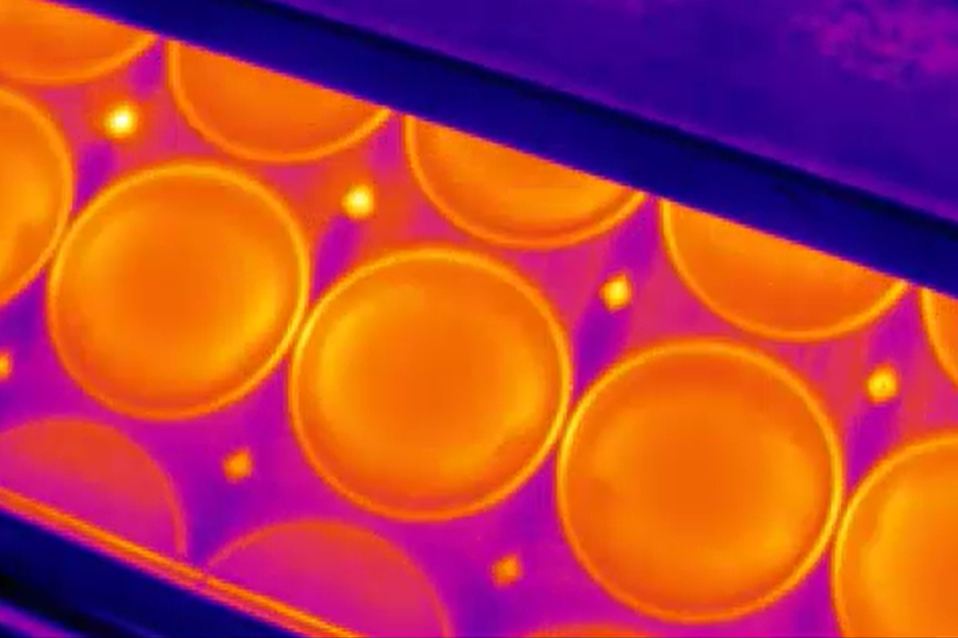
#> input picture Images/image1.png, 958 x 638 px; its folder holds only this picture in this run
$ jupyter execute --allow-errors assignment01.ipynb
#> lines starting #> are read from the running program, lines starting #| are printed output that depends on the picture; after the words box and inside, x2 and y2 are one past the last pixel; in counts of white or black regions, pixels touching at a corner belong together
#> further down, img_bgr is the input picture: shape (638, 958, 3); mean B, G, R 64, 64.2, 182.5
### Assignment 1: Automatic pieces detection and quantification in thermographic images

#### Steps:
1. Load images
2. Preprocess (grayscale, normalization, smoothing)
3. Threshold - binary mask
4. Morphological cleaning
5. Contour detection
6. Filter using area, circularity, and “touching border” test
7. Draw results, count pieces, and save annotated images + CSV file

### Import and Setup

[cell 1]
import os
import cv2
import numpy as np
import pandas as pd
import matplotlib.pyplot as plt

plt.rcParams['figure.figsize'] = (8,6)

# Carpeta con imágenes
IMAGE_DIR = "Images"       # Tu carpeta con 7 imágenes
OUTPUT_DIR = "output"      # Resultados anotados

os.makedirs(OUTPUT_DIR, exist_ok=True)

# Parámetros HoughCircles
MIN_RADIUS_HOUGH = 150     # radio mínimo para círculos grandes
MAX_RADIUS_HOUGH = 200    # radio máximo (ajusta según tu imagen)
DP = 1.2                  # resolución del acumulador
MIN_DIST = 50             # distancia mínima entre centros
PARAM1 = 100              # threshold Canny interno
PARAM2 = 30               # threshold del acumulador

print("Directories ready.")

#### Functions

[cell 2]
def preprocess_image(img):
    """Convert to grayscale, normalize, blur to reduce noise."""
    gray = cv2.cvtColor(img, cv2.COLOR_BGR2GRAY)
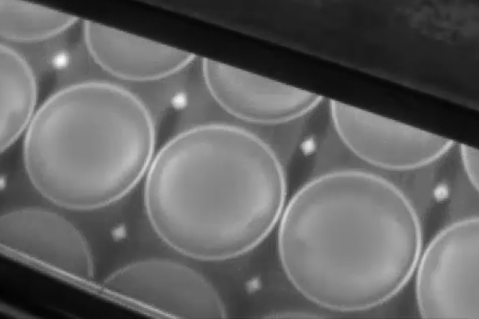
#> gray: shape (638, 958) (shown at 1/2 size); min 0, max 253, mean 99.5

    # Normalize contrast
    gray = gray.astype(np.float32)
    gray -= gray.min()
    if gray.max() > 0:
        gray = (gray / gray.max()) * 255
    gray = gray.astype(np.uint8)

    # Gaussian blur
    gray_blur = cv2.GaussianBlur(gray, (5,5), 0)

    return gray_blur

#### Detection

[cell 3]
results = []

for fname in sorted(os.listdir(IMAGE_DIR)):
    if not fname.lower().endswith((".png", ".jpg", ".jpeg", ".tif")):
        continue

    path = os.path.join(IMAGE_DIR, fname)
    img_bgr = cv2.imread(path)
    if img_bgr is None:
        print("Cannot read:", path)
        continue

    gray_blur = preprocess_image(img_bgr)

    # Detect circles using HoughCircles
    circles = cv2.HoughCircles(
        gray_blur,
        cv2.HOUGH_GRADIENT,
        dp=DP,
        minDist=MIN_DIST,
        param1=PARAM1,
        param2=PARAM2,
        minRadius=MIN_RADIUS_HOUGH,
        maxRadius=MAX_RADIUS_HOUGH
    )
#> circles = [[403.8, 376.2, 157.8]]

    annotated = img_bgr.copy()
    count_complete = 0

    if circles is not None:
        circles = np.round(circles[0, :]).astype("int")
#> circles = [[404, 376, 158]]
        for (x, y, r) in circles:
            # Filtrar solo círculos grandes (min radius)
            if r < MIN_RADIUS_HOUGH:
                continue
            cv2.circle(annotated, (x, y), r, (0, 255, 0), 2) # borde verde
            cv2.circle(annotated, (x, y), 2, (0, 0, 255), 3) # centro rojo
            count_complete += 1
#> this loop made 1 pass
#> (x, y, r, count_complete) on pass 1: (404, 376, 158, 1)
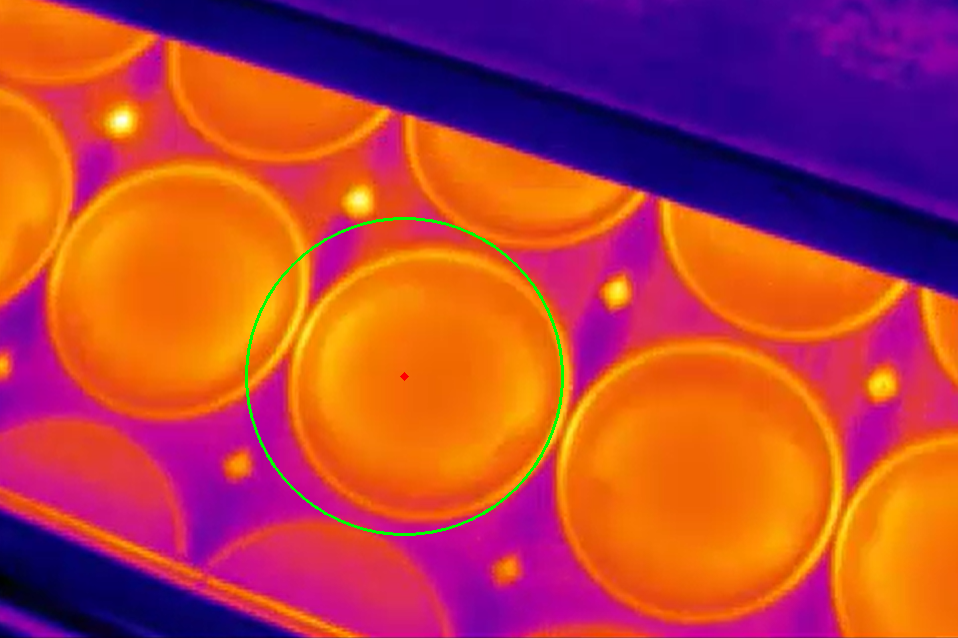
#> annotated: shape (638, 958, 3); 0.47% of pixels changed, all inside (x1, y1, x2, y2) = (245, 217, 564, 536)
#> after the loop, count_complete = 1

    # Guardar imagen anotada
    out_path = os.path.join(OUTPUT_DIR, f"annot_{fname}")
    cv2.imwrite(out_path, annotated)

    results.append({
        "filename": fname,
        "large_circles": count_complete
    })

    print(f"{fname}: detected {count_complete} large circles")
#| image1.png: detected 1 large circles

print("Processing complete.")

$ run again, on Images/image5.png
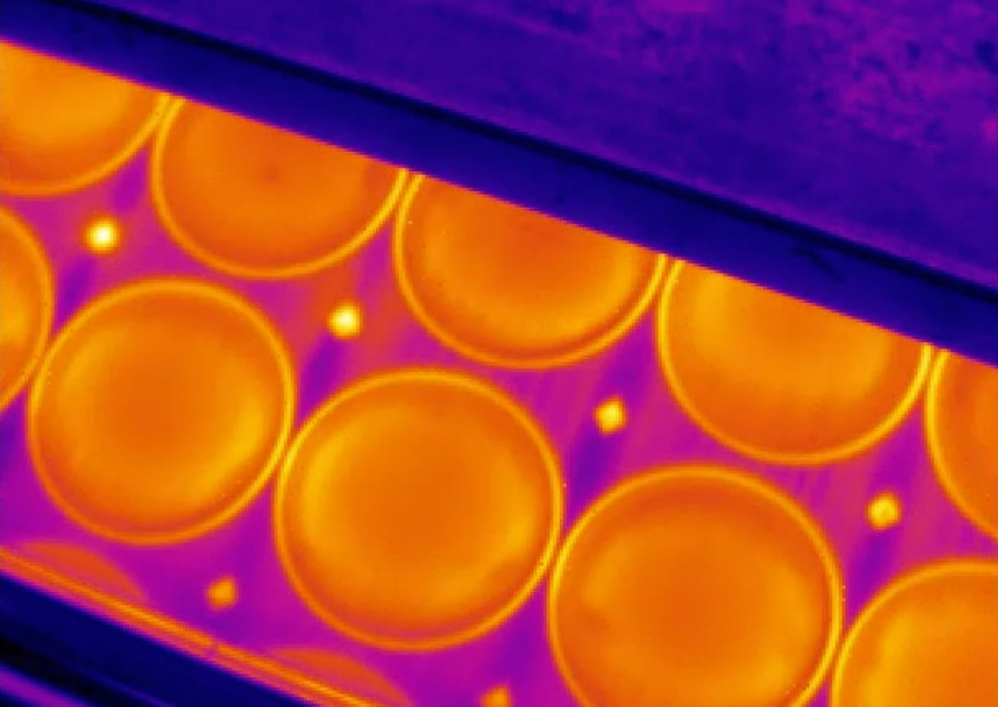
#> input picture Images/image5.png, 998 x 707 px, shrunk from 1162 x 823 before the run
#> img_bgr is the input picture: shape (707, 998, 3); mean B, G, R 64.5, 65.5, 167.5
#> in preprocess_image, `gray = cv2.cvtColor(img, cv2.COLOR_BGR2GRAY)`:
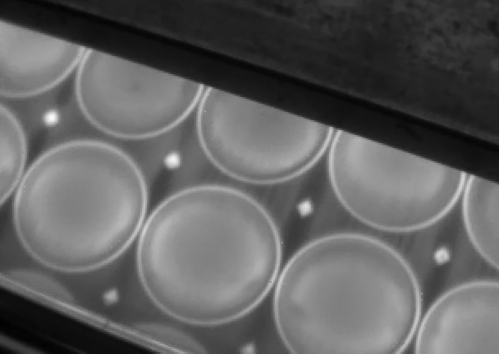
#> gray: shape (707, 998) (shown at 1/2 size); min 0, max 252, mean 95.9
#> `circles = cv2.HoughCircles( gray_blur, cv2.HOUGH_GRADIENT, dp=DP, minD..`: circles = [[389.4, 503.4, 163.2]]
#> `circles = np.round(circles[0, :]).astype("int")`: circles = [[389, 503, 163]]
#> the loop `for (x, y, r) in circles:` made 1 pass
#> (x, y, r, count_complete) on pass 1: (389, 503, 163, 1)
#> after the loop `for (x, y, r) in circles:`:
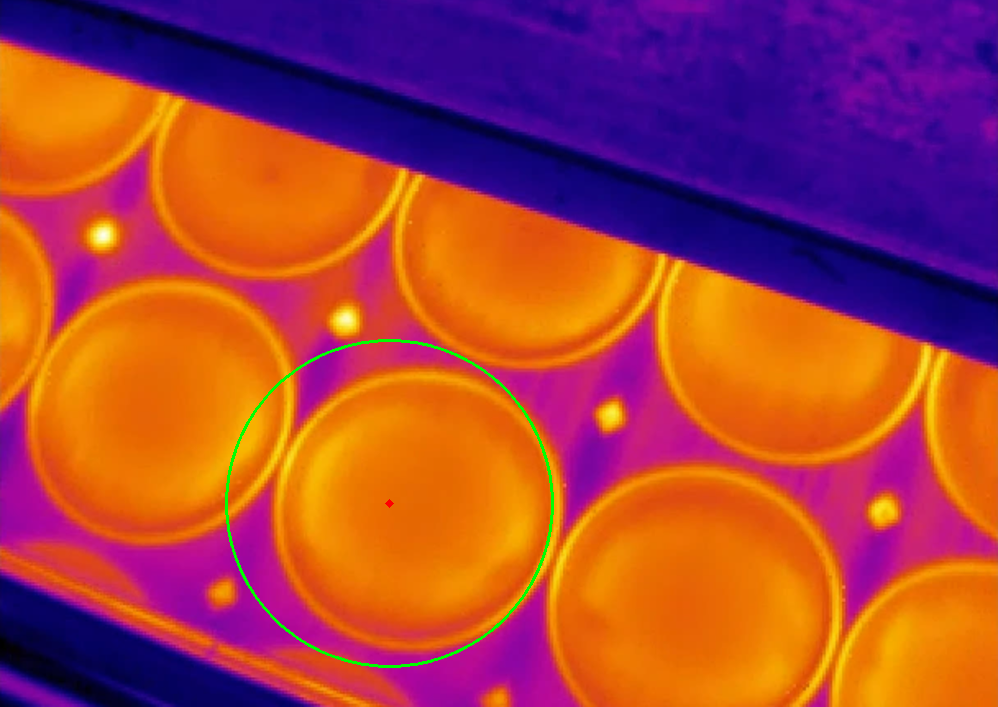
#> annotated: shape (707, 998, 3); 0.43% of pixels changed, all inside (x1, y1, x2, y2) = (225, 339, 554, 668)
#> after the loop `for (x, y, r) in circles:`: count_complete = 1
#| image5.png: detected 1 large circles

$ run again, on Images/image6.png
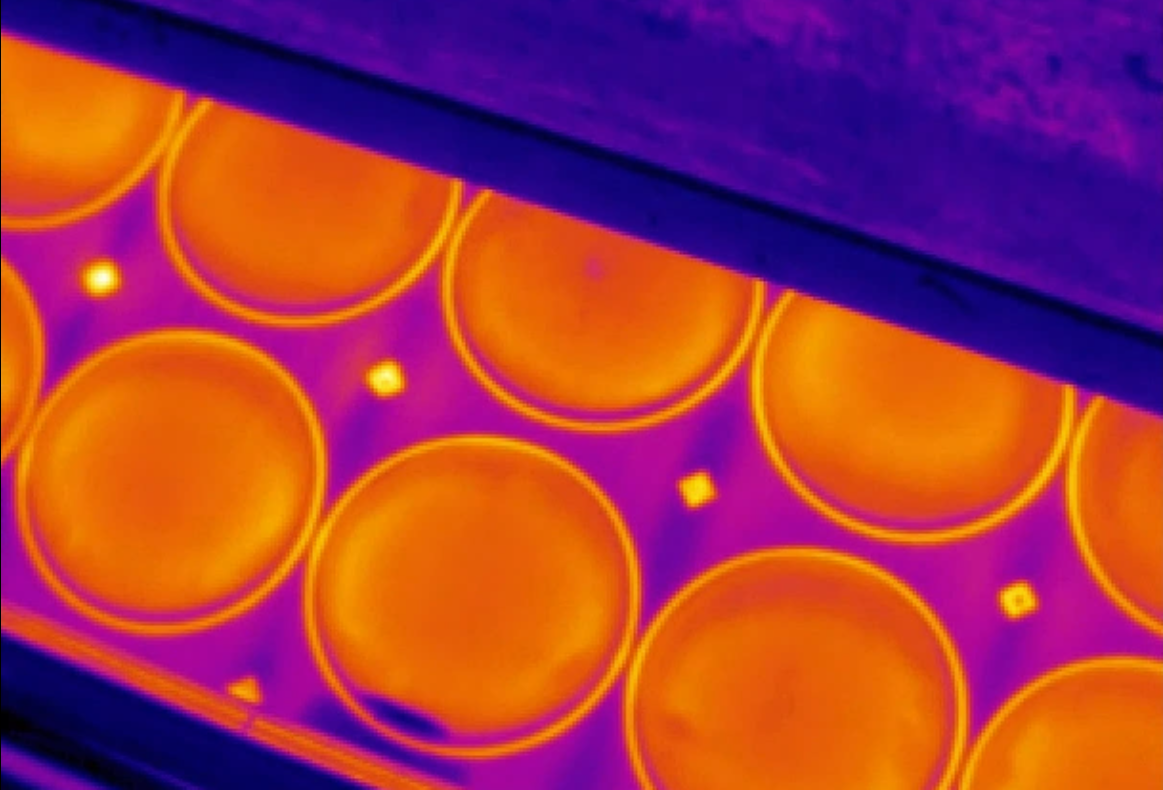
#> input picture Images/image6.png, 1163 x 790 px
#> img_bgr is the input picture: shape (790, 1163, 3); mean B, G, R 71.1, 56.1, 162.7
#> in preprocess_image, `gray = cv2.cvtColor(img, cv2.COLOR_BGR2GRAY)`:
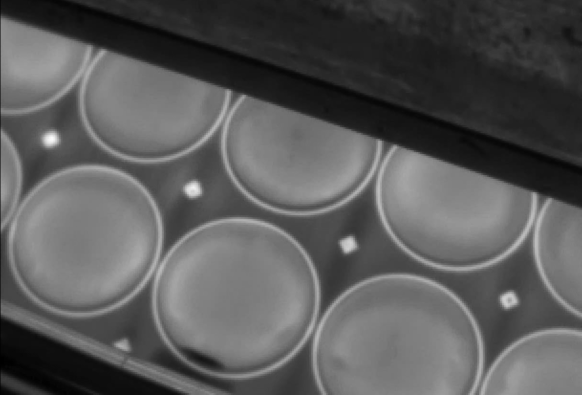
#> gray: shape (790, 1163) (shown at 1/2 size); min 0, max 251, mean 89.7
#> `circles = cv2.HoughCircles( gray_blur, cv2.HOUGH_GRADIENT, dp=DP, minD..`: circles = [[474.6, 604.2, 170.3], [917.4, 372.6, 168.7], [789, 714.6, 166.1], [600.6, 263.4, 159.4], [155.4, 466.2, 169], [300.6, 160.2, 155]]
#> `circles = np.round(circles[0, :]).astype("int")`: circles = [[475, 604, 170], [917, 373, 169], [789, 715, 166], [601, 263, 159], [155, 466, 169], [301, 160, 155]]
#> the loop `for (x, y, r) in circles:` made 6 passes
#> after the loop `for (x, y, r) in circles:`:
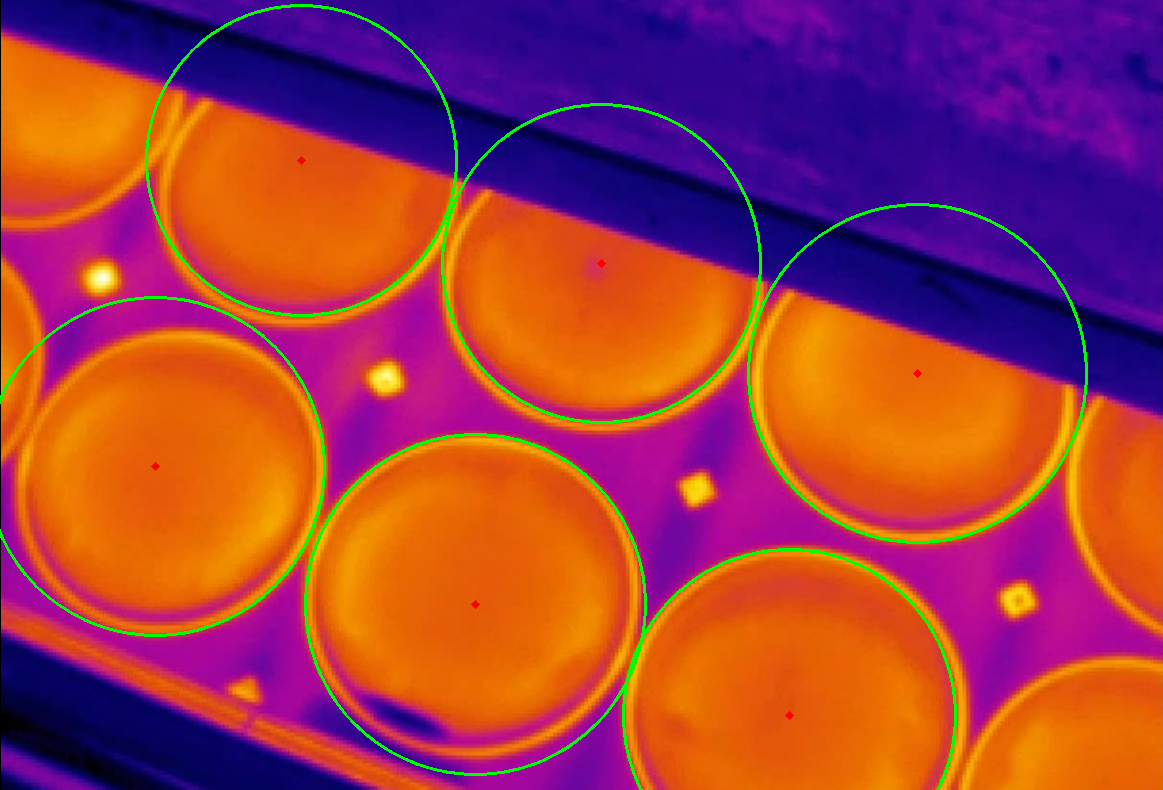
#> annotated: shape (790, 1163, 3); 1.85% of pixels changed, all inside (x1, y1, x2, y2) = (0, 4, 1088, 790)
#> after the loop `for (x, y, r) in circles:`: count_complete = 6
#| image6.png: detected 6 large circles
